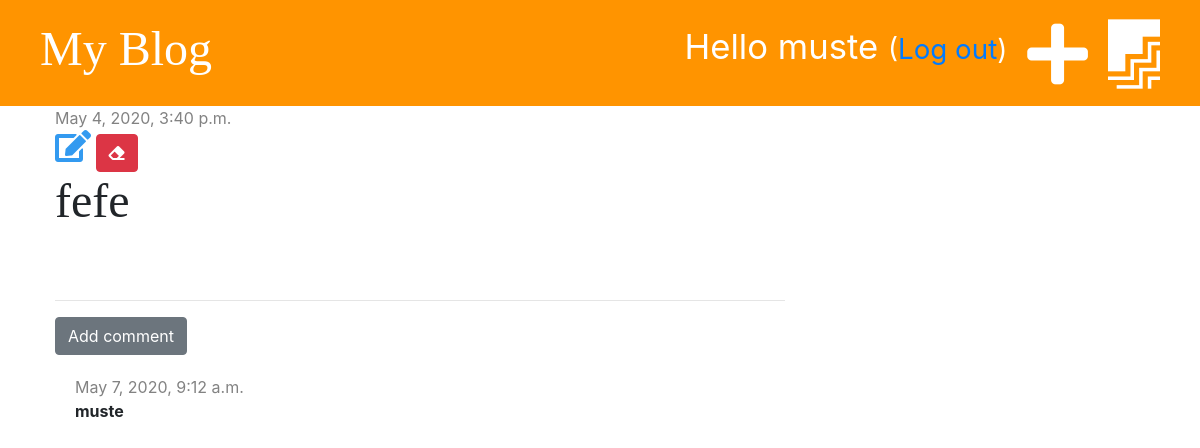
Page /post/5/ (signed in) on the earlier database version.
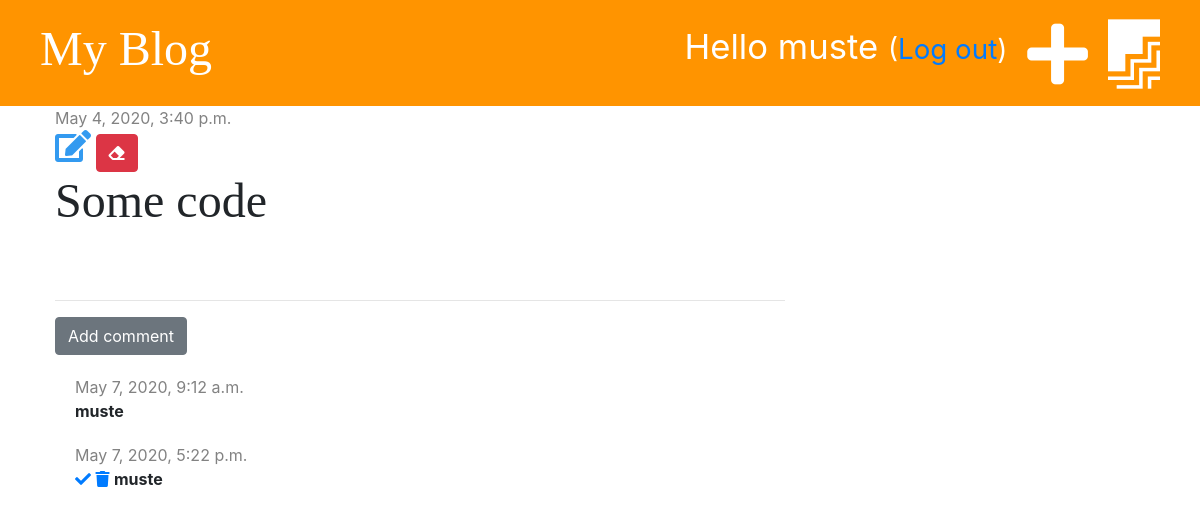
Same page on the later database version.
### blog/models.py (models this page shows, shortened)
class Post(models.Model):
    author = models.ForeignKey('auth.User', on_delete=models.CASCADE)
    title = models.CharField(max_length=200)
    text = models.TextField()
    created_date = models.DateTimeField(default=timezone.now)
    published_date = models.DateTimeField(blank=True, null=True)

class Comment(models.Model):
    post = models.ForeignKey('blog.Post', on_delete=models.CASCADE, related_name='comments')
    author = models.CharField(max_length=200)
    text = models.TextField()
    created_date = models.DateTimeField(default=timezone.now)
    approved = models.BooleanField(default=False)

### blog/views.py (the view)
# urls.py: path('post/<int:pk>/', views.post_detail, name='post_detail'),
def post_detail(request, pk):
    post = get_object_or_404(Post, pk=pk)
    stuff_for_frontend = {'post': post}
    return render(request, 'blog/post_detail.html', stuff_for_frontend)

### blog/templatetags/markdownify.py (called while the page is built)
@register.filter
def markdown(value):
    renderer = HighlightRenderer()
    markdown = mistune.Markdown(renderer=renderer)
    return markdown(value)

### blog/templates/blog/post_detail.html (shortened to what this page needs)
{% extends 'blog/base.html' %}
{% load markdownify %}
{% block content %}
    <div class="post">
        {% if post.published_date %}
            <div class="date">
                {{ post.published_date }}
            </div>
            {% else %}
            <a href="{% url 'post_publish' pk=post.pk %}" class="btn btn-primary">Publish</a>
        {% endif %}
        {% if user.is_authenticated %}
            <a href="{% url 'post_edit' pk=post.pk %}"><i class="fas fa-edit fa-2x " style="color: #339af0"></i></a>
            <a href="{% url 'post_delete' pk=post.pk %}" class="btn btn-danger"
                onclick="return confirm('Are you sure you want to delete this post?')">
                <i class="fas fa-eraser "></i>
            </a>
        {% endif %}
        <h1>{{ post.title }}</h1>
    </div>
    <hr>
    <a href="{% url 'add_comment_to_post' pk=post.pk %}" class="btn btn-secondary">Add comment</a>
    {% for comment in post.comments.all %}
        {% if user.is_authenticated or comment.approved %}
            <div class="comment">
                <div class="date">
                    {{ comment.created_date }}
                </div>
                {% if not comment.approved and user.is_superuser %}
                    <a href="{% url 'comment_approve' pk=comment.pk %}"><i class="fas fa-check"></i></a>
                    <a href="{% url 'comment_remove' pk=comment.pk %}"><i class="fas fa-trash alt"></i></a>
                {% endif %}
                <strong>{{ comment.author }}</strong>
            </div>
        {% endif %}
    {% empty %}
        <p>No comments yet ...</p>
    {% endfor %}
{% endblock %}

### blog/templates/blog/base.html (shortened to what this page needs)
{% load static %}
<!DOCTYPE html>
<html lang="en">
<head>
    <link rel="stylesheet" href="https://maxcdn.bootstrapcdn.com/bootstrap/4.0.0/css/bootstrap.min.css">
    <link rel="stylesheet" href="{% static 'css/blog.css' %}">
    <link rel="stylesheet" href="https://cdnjs.cloudflare.com/ajax/libs/font-awesome/5.13.0/css/all.min.css">
    <link rel="stylesheet" href="{% static 'css/zenburn.css' %}">
</head>
<body>
    <div class="page-header">
        {% if user.is_authenticated %}
            <a href="{% url 'post_draft_list' %}" class="top-menu"><i class="fab fa-firstdraft fa-2x" style="color: white;"></i></a>
            <a href="{% url 'post_new' %}" class="top-menu"><i class="fas fa-plus fa-2x" style="color: white;"></i></a>
            <p class="top-menu">Hello {{ user.username }} <small>(<a href="{% url 'logout' %}">Log out</a>)</small></p>
        {% else %}
            <a href="{% url 'login' %}" class="top-menu"><i class="fas fa-sign-in-alt fa-2x" style="color: white;"></i></a>
        {% endif %}
        <h1><a href="{% url 'post_list' %}">My Blog</a></h1>
    </div>
    <div class="content container">
        <div class="row">
            <div class="col-md-8">
                {% block content %}
                {% endblock %}
            </div>
        </div>
    </div>
</body>
</html>

### blog/static/css/blog.css (style rules this page uses)
.page-header { background-color: #ff9400; margin-top: 0; padding: 20px 20px 20px 40px; }
.page-header h1, .page-header h1 a { color: #ffffff; font-size: 36pt; text-decoration: none; }
.content { margin-left: 40px; }
h1, h2, h3, h4 { font-family: 'Tangerine', 'Inconsolata', 'Droid Sans', serif; font-size: 48px; }
.date { color: #828282; }
.post { margin-bottom: 70px; }
.top-menu, .top-menu:hover { color: #ffffff; float: right; font-size: 26pt; margin-right: 20px; }
.comment { margin: 20px 0px 20px 20px; }

Differences in the rows shown:
changed Post: title "fefe" → "Some code"
added Comment: created_date "May 7, 2020, 5:22 p.m.", approved False (drawn), author "muste"
